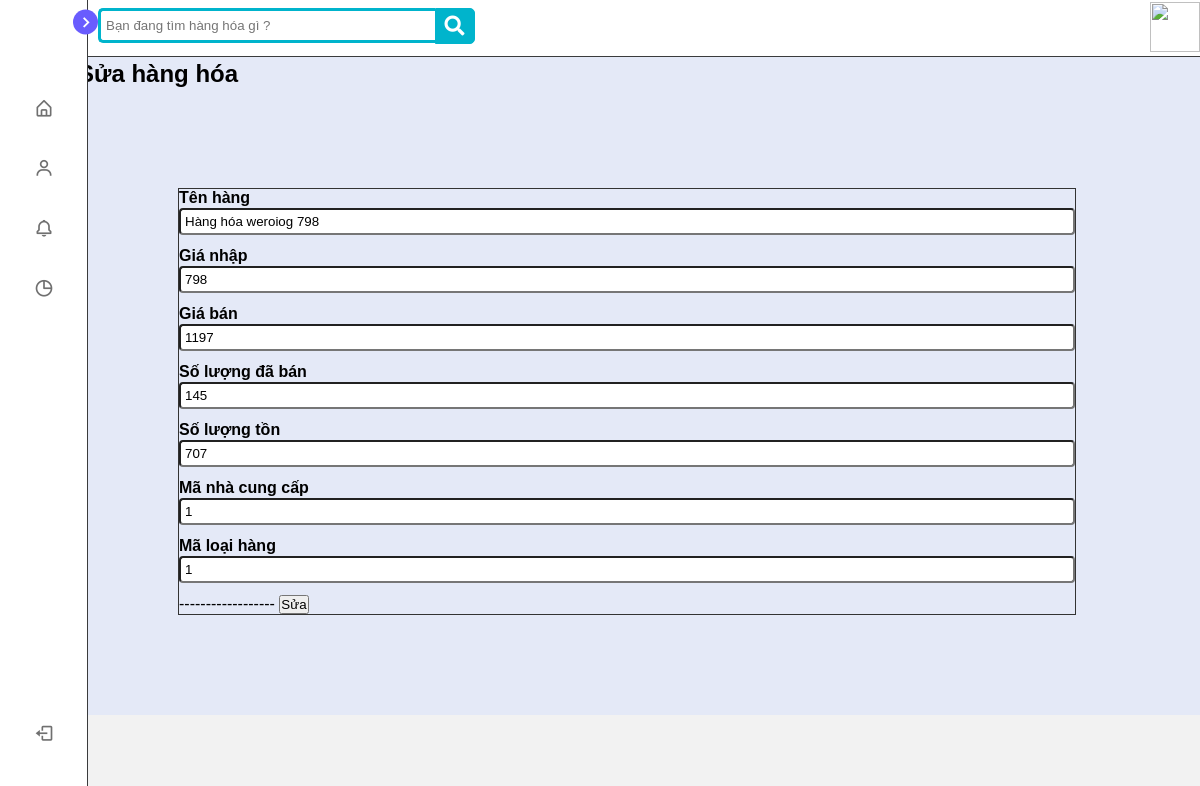
Page /goods/update.php?ma=759 on the committed database.
### tables this page shows
CREATE TABLE IF NOT EXISTS `hang_hoa` (
  `ma` int(11) NOT NULL AUTO_INCREMENT,
  `ten_hang` varchar(50) NOT NULL,
  `gia_nhap` int(11) NOT NULL,
  `gia_ban` int(11) NOT NULL,
  `img_link` varchar(255) NOT NULL,
  `so_luong_da_ban` int(11) NOT NULL,
  `so_luong_ton` int(11) NOT NULL,
  `ma_nha_cung_cap` int(11) NOT NULL,
  `ma_loai_hang` int(11) NOT NULL,
  `create_at` datetime NOT NULL DEFAULT CURRENT_TIMESTAMP,
  PRIMARY KEY (`ma`),
  KEY `ma_loai_hang` (`ma_loai_hang`)
);

### goods/update.php (the view, shortened to what this page needs)
<?php
require_once("../connect.php");
?>
<?php require_once('../root/top.php') ?>
</head>
<body>
  <?php require_once('../root/menu.php') ?>
  <?php require_once('../root/header.php') ?>
  <div>
    <h2>Sửa hàng hóa</h2>
  </div>
  <div class="wrap">
    <form id="form-edit" method="POST" action="./process/process_update.php">
      <div class="mb-3 form-group edit">
        <label for="exampleInputEmail1" class="form-label-1">Tên hàng</label>
        <input name="ten_hang" class="form-control form-style" rules="required" value="<?php echo $item['ten_hang'] ?>">
      </div>
      <div class="mb-3 form-group edit">
        <label for="exampleInputEmail1" class="form-label-1">Giá nhập</label>
        <input name="gia_nhap" class="form-control form-style" rules="required" value="<?php echo $item['gia_nhap'] ?>">
      </div>
      <div class="mb-3 form-group edit">
        <label for="exampleInputEmail1" class="form-label-1">Giá bán</label>
        <input name="gia_ban" class="form-control form-style" rules="required" value="<?php echo $item['gia_ban'] ?>">
      </div>
      <div class="mb-3 form-group edit">
        <label for="exampleInputEmail1" class="form-label-1">Số lượng đã bán</label>
        <input name="so_luong_da_ban" class="form-control form-style" rules="required" value="<?php echo $item['so_luong_da_ban'] ?>">
      </div>
      <div class="mb-3 form-group edit">
        <label for="exampleInputEmail1" class="form-label-1">Số lượng tồn</label>
        <input name="so_luong_ton" class="form-control form-style" rules="required" value="<?php echo $item['so_luong_ton'] ?>">
      </div>
      <div class="mb-3 form-group edit">
        <label for="exampleInputEmail1" class="form-label-1">Mã nhà cung cấp</label>
        <input name="ma_nha_cung_cap" class="form-control form-style" rules="required" value="<?php echo $item['ma_nha_cung_cap'] ?>">
      </div>
      <div class="mb-3 form-group edit">
        <label for="exampleInputEmail1" class="form-label-1">Mã loại hàng</label>
        <input name="ma_loai_hang" class="form-control form-style" rules="required" value="<?php echo $item['ma_loai_hang'] ?>">
      </div>
      ------------------
      <button class="btn btn-primary mt-4 " type="submit">Sửa</button>
    </form>
  </div>
  <?php require_once('../root/footer.php') ?>
</body>
</html>

### assets/css/addproduct2.css (style rules this page uses)
* { font-family: Arial, Helvetica, sans-serif; box-sizing: border-box; margin: 0; padding: 0; }

### assets/css/base.css (style rules this page uses)
:root { --primary-color: #110a57; --yellow-color: #fec93b; --dark-blue: #07689f; --normal-blue: #40a8c5; --light-blue: #a0d5f4; }

### assets/css/style.css (style rules this page uses)
* { margin: 0; padding: 0; box-sizing: border-box; font-family: 'Poppins', sans-serif; }
:root { --body-color: #e4e9f7; --sidebar-color: #fff; --primary-color: #695cfe; --primary-color-light: #f6f5ff; --toggle-color: #ddd; --text-color: #707070; --tran-03: all 0.2s ease; --tran-03: all 0.3s ease; --tran-04: all 0.3s ease; --tran-05: all 0.3s ease; }
body { min-height: 100vh; background-color: var(--body-color); transition: var(--tran-05); }
body { background: #f2f2f2; font-family: 'Open Sans', sans-serif; }
.form-label-1 { width: 30%; font-weight: 700; }
.form-style { border-radius: 4px; width: 100%; padding: 4px; }
.wrap { margin: 100px 100px; width: 80%; border: 1px solid #333; }

### assets/css/validation.css (style rules this page uses)
.form-group { margin-bottom: 12px; }

### rows in the picture
hang_hoa: ten_hang "Hàng hóa weroiog 798", gia_nhap "798", gia_ban "1197", so_luong_da_ban "145", so_luong_ton "707", ma_nha_cung_cap "1", ma_loai_hang "1"
